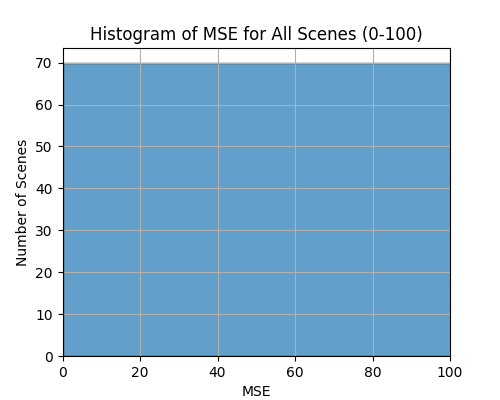

The Python source for this figure:
import os
import pandas as pd
import numpy as np
import matplotlib.pyplot as plt


def calculate_mse_for_scenes(data_dir):
    mse_list = []
    outlier_scenes = []
    scene_folders = [folder for folder in os.listdir(data_dir) if os.path.isdir(os.path.join(data_dir, folder))]

    for scene_token_name in scene_folders:
        csv_path = os.path.join(data_dir, scene_token_name, 'vehs_trj_MPC_result.csv')
        if os.path.exists(csv_path):
            data = pd.read_csv(csv_path)
            ego_data = data[data['vehicle_id'] == 'ego_vehicle']

            if not ego_data.empty:
                mse_total = np.mean((ego_data['x'] - ego_data['x_new']) ** 2 + (ego_data['y'] - ego_data['y_new']) ** 2)
                if mse_total <= 50:
                    outlier_scenes.append(scene_token_name)
                mse_list.append(mse_total)
            else:
                print(f"No ego_vehicle data in {csv_path}")
        else:
            print(f"CSV file does not exist: {csv_path}")

    return mse_list, outlier_scenes


def plot_mse_histogram(mse_list):
    plt.figure(figsize=(5, 4))
    plt.hist([mse for mse in mse_list], bins=30, edgecolor='black', alpha=0.7)
    plt.xlabel('MSE')
    plt.ylabel('Number of Scenes')
    plt.title('Histogram of MSE for All Scenes (0-100)')
    plt.grid(True)
    plt.xlim(0, 100)
    plt.savefig('metrics_error.png')


# 主程序
data_dir = '../scenes_data1/'
mse_list, outlier_scenes = calculate_mse_for_scenes(data_dir)
plot_mse_histogram(mse_list)

if outlier_scenes:
    outlier_scenes.sort()  # 按顺序排序
    df_outliers = pd.DataFrame(outlier_scenes)
    df_outliers.to_csv('ok_night_scenes.csv', index=False, header=False)

    print("Scenes with MSE greater than threshold:")
    for scene in outlier_scenes:
        print(scene)
